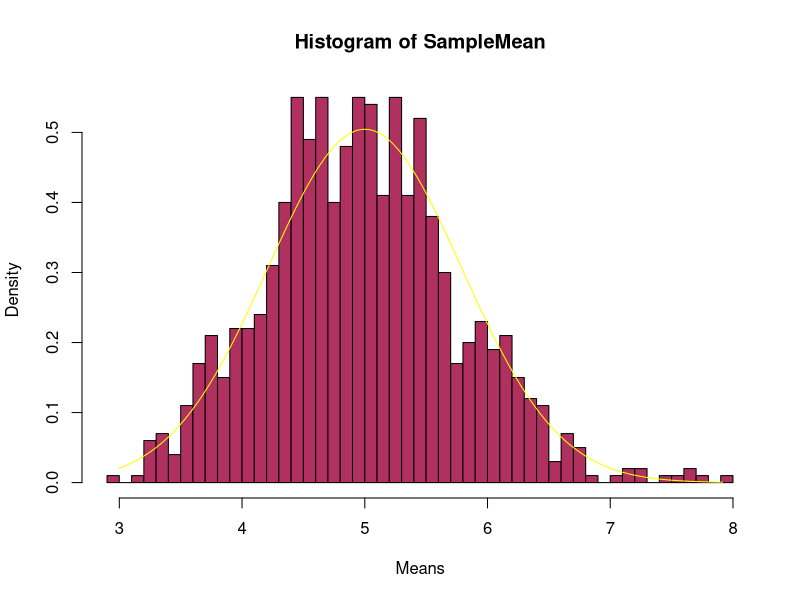
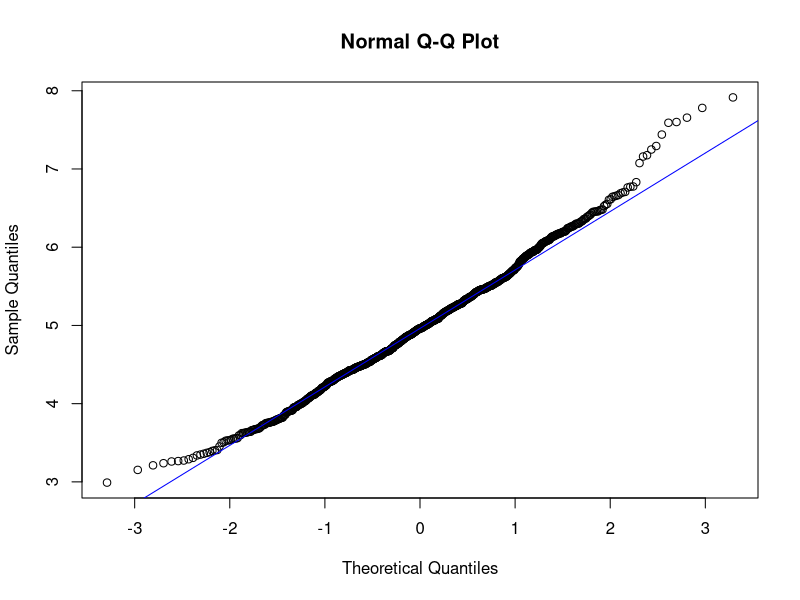
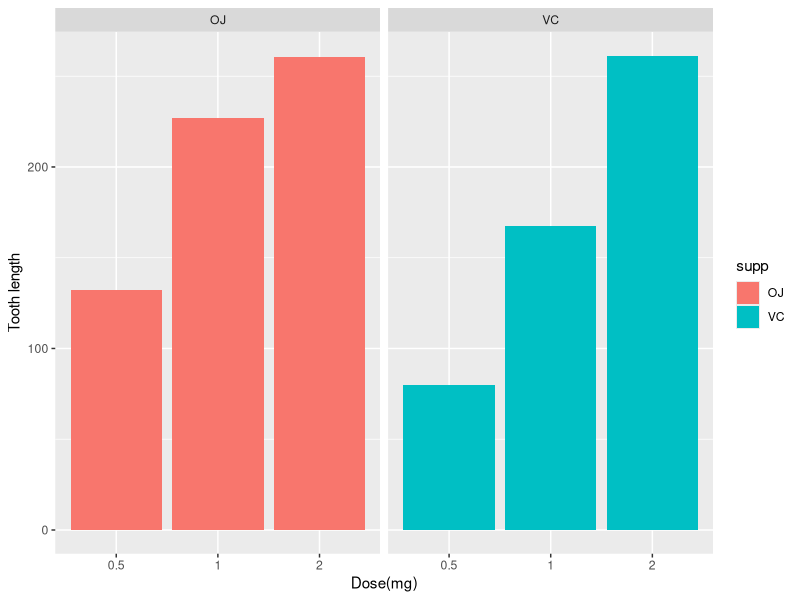

Reproduce these figures in R, in order.
## ---- chunk 1
knitr::opts_chunk$set(echo = TRUE)
setwd("C:/Users/skhanvilkar/Statistical Inference/")
set.seed(20000)
## ---- chunk 2
n <- 40
Simulations <- 1000
Lambda <- 0.2

SampleMean <- NULL
for(i in 1:Simulations) {
  SampleMean <- c(SampleMean, mean(rexp(n, Lambda)))
}
mean(SampleMean)       
## ---- chunk 3
Variance <- var(SampleMean)
## ---- chunk 4
hist(SampleMean, breaks = n, prob = T, col = "maroon", xlab = "Means")
x <- seq(min(SampleMean), max(SampleMean), length = 100)
lines(x, dnorm(x, mean = 1/Lambda, sd = (1/Lambda/sqrt(n))), pch = 25, col = "yellow")
## ---- chunk 5
qqnorm(SampleMean)
qqline(SampleMean, col = "blue")
## ---- chunk 6
library(datasets)
data(ToothGrowth)
library(ggplot2)
## ---- chunk 7
str(ToothGrowth)
head(ToothGrowth)
summary(ToothGrowth)
## ---- chunk 8
ggplot(data=ToothGrowth, aes(x=as.factor(dose), y=len, fill=supp)) +
    geom_bar(stat="identity") +
    facet_grid(. ~ supp) +
    xlab("Dose(mg)") +
    ylab("Tooth length")
## ---- chunk 9
hypoth1 <- t.test(len ~ supp, data = ToothGrowth)
hypoth1$conf.int
## ---- chunk 10
hypoth1$p.value
## ---- chunk 11
hypoth2<-t.test(len ~ supp, data = subset(ToothGrowth, dose == 0.5))
hypoth2$conf.int
## ---- chunk 12
hypoth3<-t.test(len ~ supp, data = subset(ToothGrowth, dose == 1))
hypoth3$conf.int
## ---- chunk 13
hypoth3$p.value
## ---- chunk 14
hypoth4<-t.test(len ~ supp, data = subset(ToothGrowth, dose == 2))
hypoth4$conf.int
## ---- chunk 15
hypoth4$p.value
